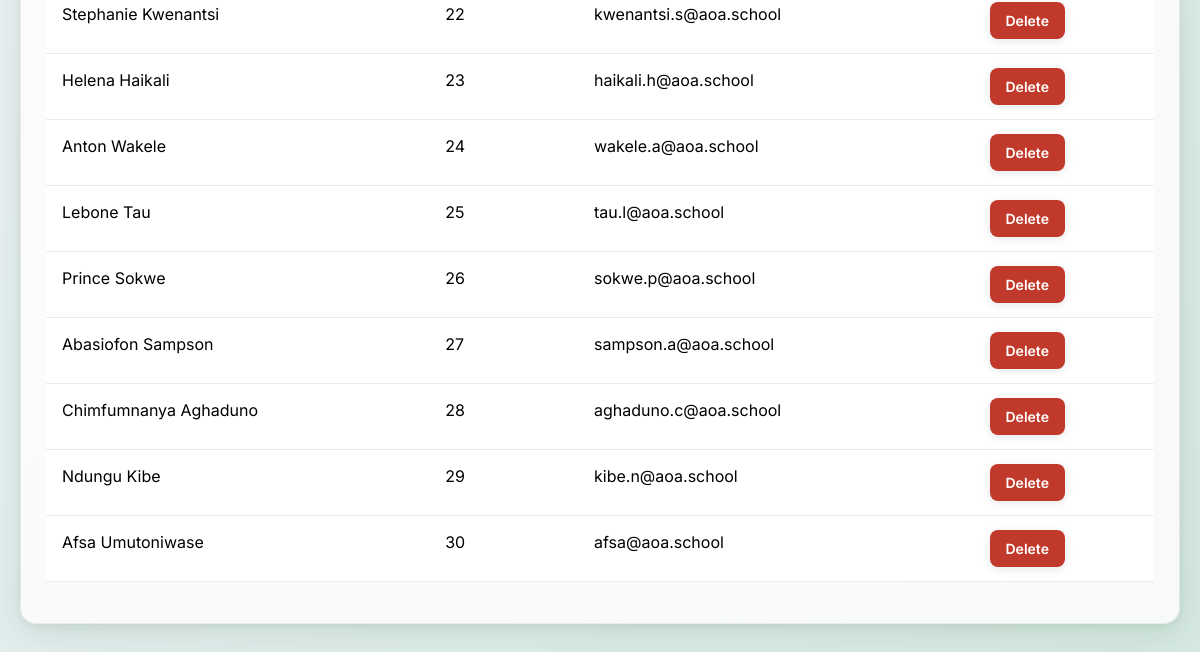
The page /students/view (signed in, lower part) on the database as committed earlier.
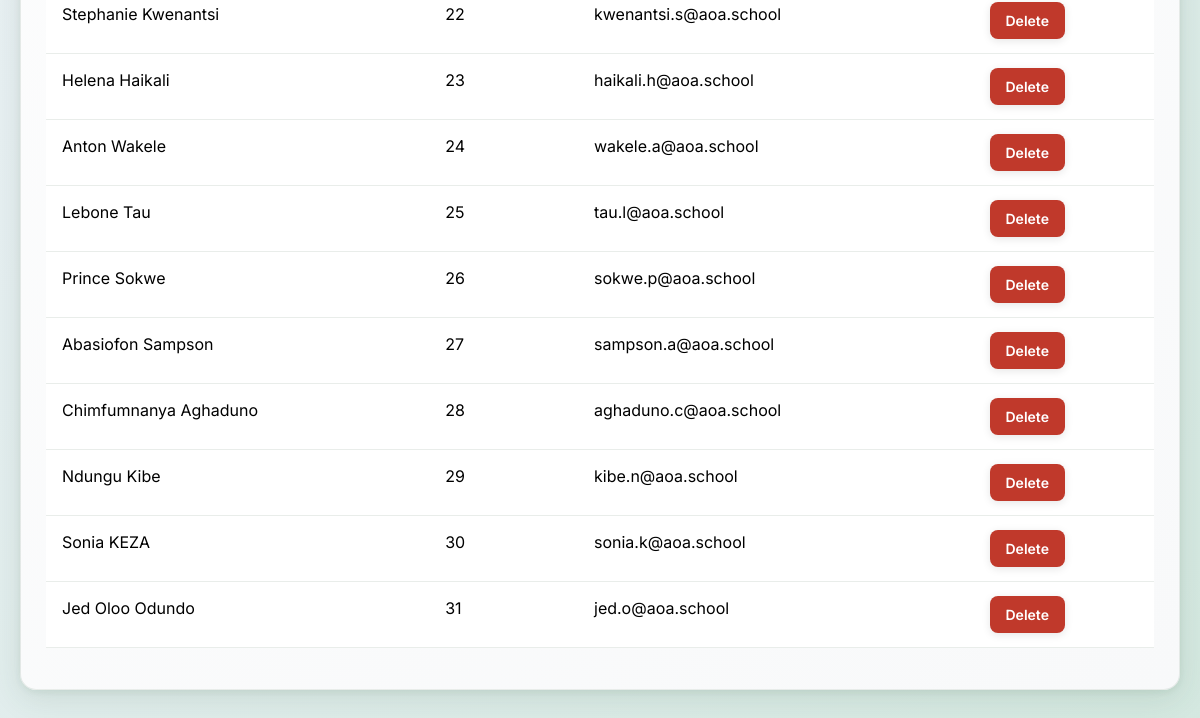
The same page on the database as committed later.
### tables this page shows
CREATE TABLE Login(name TEXT, userid TEXT, password INTEGER, branch TEXT, mobile INTEGER, email TEXT);

### app.py (the view)
@app.route('/students/view')
@login_required
def view_students():
    get_db()
    cur = get_cursor()
    cur.execute('SELECT name, userid, email FROM Login')
    students = [dict(row) for row in cur.fetchall()]
    return render_template('view_students.html', students=students)

### app.py (called while the page is built, shortened)
def get_db():
    global DB_PATH, _db_initialized
    if 'db' not in g:
        if DB_PATH is None:
            DB_PATH = _resolve_db_path()
        g.db = sqlite.connect(DB_PATH)
        g.db.row_factory = sqlite.Row
    return g.db

def get_cursor():
    return get_db().cursor()

def login_required(f):
    @wraps(f)
    def decorated_function(*args, **kwargs):
        if 'admin_logged_in' not in session:
            flash('Please login to access this page', 'error')
            return redirect(url_for('login'))
        return f(*args, **kwargs)
    return decorated_function

### templates/view_students.html (shortened to what this page needs)
{% extends 'base.html' %}
{% block content %}
    <div class="table-container">
        <table class="data-table table">
            <tbody>
                {% for student in students %}
                <tr>
                    <td>{{ student.name }}</td>
                    <td>{{ student.userid }}</td>
                    <td>{{ student.email }}</td>
                    <td>
                        <button onclick="deleteStudent('{{ student.userid }}', '{{ student.name }}')"
                                class="btn btn-danger btn-sm">Delete</button>
                    </td>
                </tr>
                {% endfor %}
            </tbody>
        </table>
    </div>
{% endblock %}

Rows that differ between the two databases and show on the page:
changed Login: name "Afsa Umutoniwase" → "Sonia KEZA"; email "afsa@aoa.school" → "sonia.k@aoa.school"
added Login: name "Jed Oloo Odundo", userid "31", email "jed.o@aoa.school"
